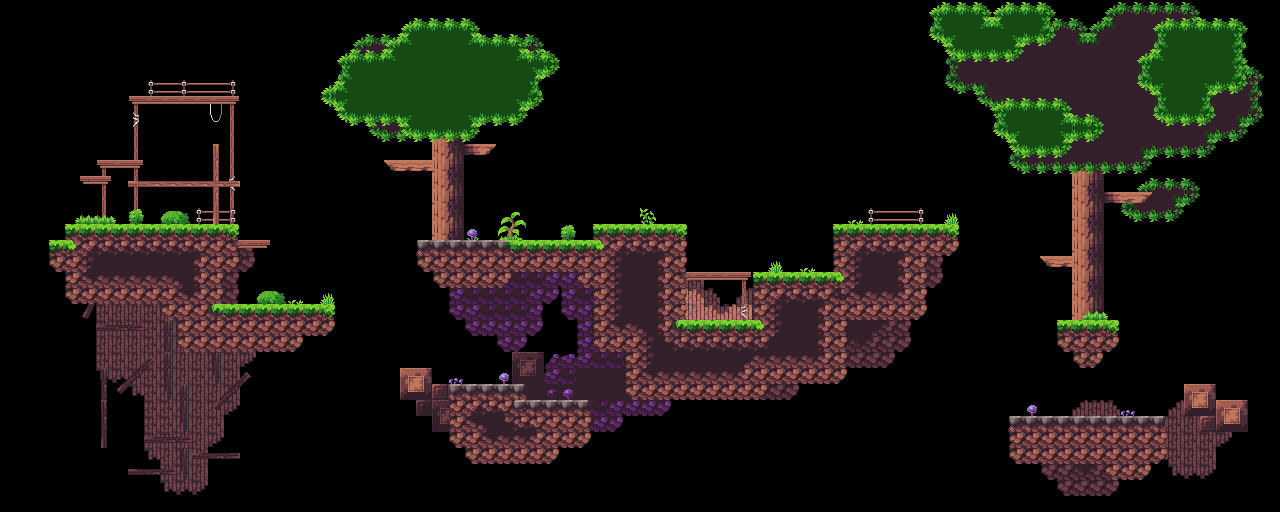

This game map was drawn from its Tiled (.tmx) file and the tilesets committed beside it. A one-line description and the trimmed map source follow:
An orthogonal 80x32 tile map with 16x16 px tiles, 3 tile layers (bg, bg2, collision).

<map version="1.10" tiledversion="1.12.2" orientation="orthogonal" renderorder="right-down" width="80" height="32" tilewidth="16" tileheight="16" infinite="0" nextlayerid="4" nextobjectid="1">
 <editorsettings>
  <export target="../../SpriteGame/tilemap/world.json" format="json" />
 </editorsettings>
 <tileset firstgid="1" source="tileset.tsx" />
 <layer id="2" name="bg" width="80" height="32">
  <properties>
   <property name="has_collision" type="bool" value="false" />
   <property name="texture_name" value="textures/tileset.png" />
  </properties>
  <data>[2560 cells, 333 non-empty, 80 distinct tile ids]</data>
 </layer>
 <layer id="3" name="bg2" width="80" height="32">
  <properties>
   <property name="has_collision" type="bool" value="false" />
   <property name="texture_name" value="textures/tileset.png" />
  </properties>
  <data>[2560 cells, 256 non-empty, 53 distinct tile ids]</data>
 </layer>
 <layer id="1" name="collision" width="80" height="32">
  <properties>
   <property name="has_collision" type="bool" value="true" />
   <property name="texture_name" value="textures/tileset.png" />
  </properties>
  <data>[2560 cells, 571 non-empty, 62 distinct tile ids]</data>
 </layer>
</map>
